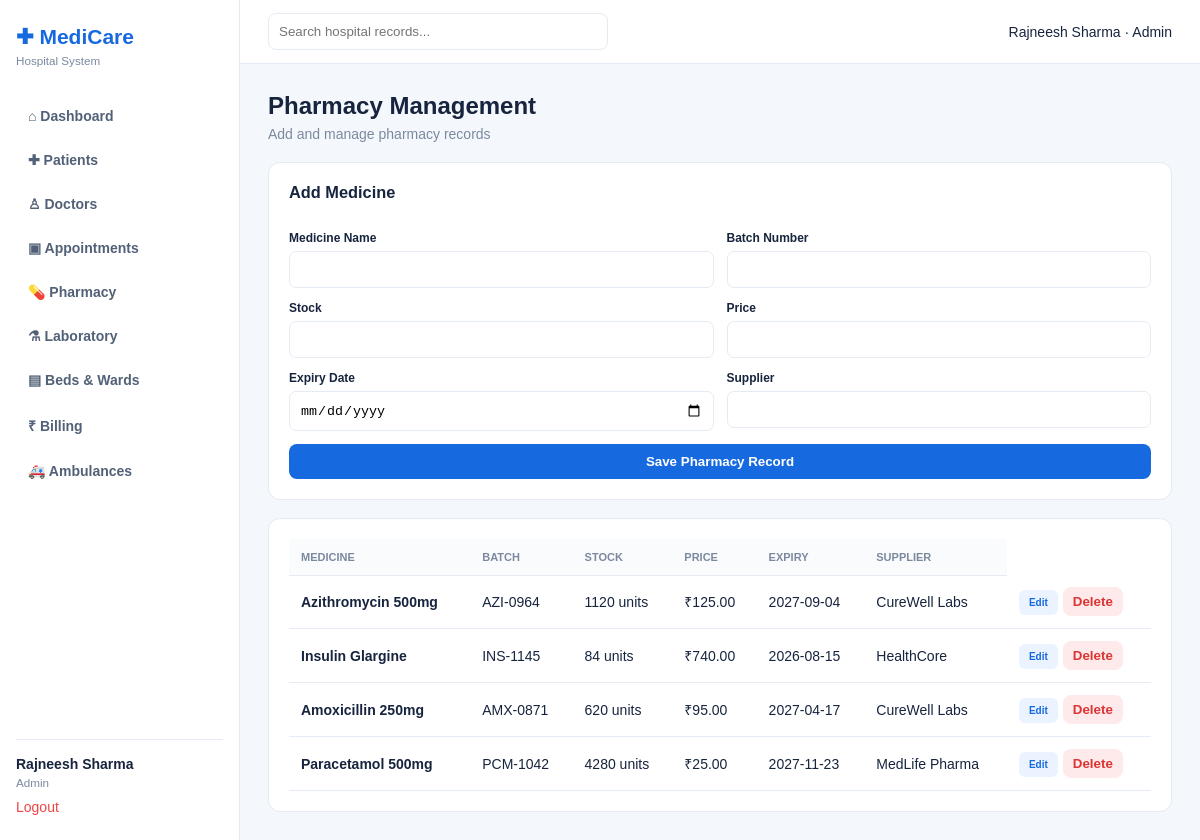
Screenshot of /module/pharmacy (signed in) with the database file from the repository.
### app.py (models this page shows)
class Medicine(db.Model):
    __tablename__='medicines'; id=db.Column(db.Integer,primary_key=True); name=db.Column(db.String(120),nullable=False); batch_no=db.Column(db.String(50)); stock=db.Column(db.Integer,default=0); price=db.Column(db.Numeric(10,2),default=0); expiry_date=db.Column(db.Date); supplier=db.Column(db.String(120))

### app.py (the view, shortened to what this page needs)
@app.route('/module/<name>', methods=['GET','POST'])
@login_required
def module(name):
    models={'pharmacy':Medicine,'laboratory':LabTest,'beds':Bed,'billing':Bill,'ambulances':Ambulance}
    if name not in models: flash('Invalid module','error'); return redirect(url_for('dashboard'))
    model=models[name]; return render_template('module.html',name=name.title(),module_name=name,records=model.query.order_by(model.id.desc()).all(),patients=Patient.query.order_by(Patient.name).all())

### app.py (called while the page is built)
def login_required(fn):
    @wraps(fn)
    def wrapper(*args, **kwargs):
        if not session.get('user_id'): return redirect(url_for('login'))
        return fn(*args, **kwargs)
    return wrapper

### templates/module.html (shortened to what this page needs)
{% extends 'base.html' %}{% block content %}
<div class="title"><div><h1>{{name}} Management</h1><p>Add and manage {{name|lower}} records</p></div></div>
<form method="post" class="panel form">
{% if module_name=='pharmacy' %}<h3 class="wide">Add Medicine</h3><label>Medicine Name<input name="name" required></label><label>Batch Number<input name="batch_no" required></label><label>Stock<input type="number" name="stock" min="0" required></label><label>Price<input type="number" step="0.01" name="price" required></label><label>Expiry Date<input type="date" name="expiry_date"></label><label>Supplier<input name="supplier"></label>
{% endif %}
<button class="wide" type="submit">Save {{name}} Record</button></form>
<div class="panel"><table>
{% if module_name=='pharmacy' %}<tr><th>MEDICINE</th><th>BATCH</th><th>STOCK</th><th>PRICE</th><th>EXPIRY</th><th>SUPPLIER</th></tr>{% for x in records %}<tr><td><b>{{x.name}}</b></td><td>{{x.batch_no}}</td><td>{{x.stock}} units</td><td>₹{{x.price}}</td><td>{{x.expiry_date or '-'}}</td><td>{{x.supplier or '-'}}</td><td><a class="edit-btn" href="{{url_for('edit_record',entity={'pharmacy':'medicine','laboratory':'lab','beds':'bed','billing':'bill','ambulances':'ambulance'}[module_name],record_id=x.id)}}">Edit</a><form class="delete-form" method="post" action="{{url_for('delete_record',entity={'pharmacy':'medicine','laboratory':'lab','beds':'bed','billing':'bill','ambulances':'ambulance'}[module_name],record_id=x.id)}}" onsubmit="return confirm('Delete this record?')"><button>Delete</button></form></td></tr>{% endfor %}
{% endif %}
{% if not records %}<tr><td>No records available.</td></tr>{% endif %}</table></div>{% endblock %}

### static/style.css (style rules this page uses)
:root { --blue:#1769e0;--ink:#17243e;--muted:#7b899f;--line:#e5ebf3;--bg:#f4f7fb }
* { box-sizing:border-box }
body { margin:0;font:14px Arial;color:var(--ink);background:var(--bg) }
.title { display:flex;align-items:end;justify-content:space-between;margin-bottom:20px }
.title h1 { margin:0 0 6px;font-size:24px }
.title p { margin:0;color:var(--muted) }
.btn,button { background:var(--blue);color:#fff;border:0;border-radius:8px;padding:10px 15px;text-decoration:none;font-weight:bold }
.cards article,.panel { background:#fff;border:1px solid var(--line);border-radius:12px;padding:20px }
.panel { margin-top:18px;overflow:auto }
.panel h3 { margin-top:0 }
table { width:100%;border-collapse:collapse }
th,td { text-align:left;padding:12px;border-bottom:1px solid var(--line) }
th { font-size:11px;color:var(--muted);background:#fafbfd }
.form { display:grid;grid-template-columns:1fr 1fr;gap:13px }
.form h3,.wide { grid-column:1/-1 }
.form label { font-size:12px;font-weight:bold }
.form input,.form select,.form textarea,.searchbar input { display:block;width:100%;border:1px solid var(--line);border-radius:7px;padding:10px;margin-top:6px }
.edit-btn { display:inline-block;background:#eaf3ff;color:#1769e0;padding:7px 10px;border-radius:6px;text-decoration:none;font-size:10px;font-weight:bold }
.delete-form { display:inline-block;margin-left:5px }
.delete-form button { background:#feeaea;color:#d33;padding:7px 10px }

### rows the page displays
Medicine: name "Azithromycin 500mg", batch_no "AZI-0964", stock "1120", price "125.00", expiry_date "2027-09-04", supplier "CureWell Labs"
Medicine: name "Insulin Glargine", batch_no "INS-1145", stock "84", price "740.00", expiry_date "2026-08-15", supplier "HealthCore"
Medicine: name "Amoxicillin 250mg", batch_no "AMX-0871", stock "620", price "95.00", expiry_date "2027-04-17", supplier "CureWell Labs"
Medicine: name "Paracetamol 500mg", batch_no "PCM-1042", stock "4280", price "25.00", expiry_date "2027-11-23", supplier "MedLife Pharma"

### other values shown
{{ session.name }} "Rajneesh Sharma"
{{ session.role|title }} "Admin"
{{ name }} "Pharmacy"
{{ name|lower }} "pharmacy"
